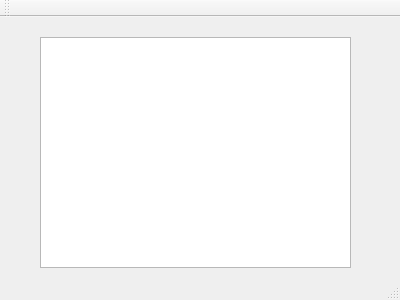
<?xml version="1.0" encoding="UTF-8"?>
<ui version="4.0">
 <class>Server</class>
 <widget class="QMainWindow" name="Server">
  <property name="geometry">
   <rect>
    <x>0</x>
    <y>0</y>
    <width>400</width>
    <height>300</height>
   </rect>
  </property>
  <property name="windowTitle">
   <string>Server</string>
  </property>
  <widget class="QWidget" name="centralWidget">
   <widget class="QTextBrowser" name="msgbox">
    <property name="geometry">
     <rect>
      <x>40</x>
      <y>20</y>
      <width>311</width>
      <height>231</height>
     </rect>
    </property>
   </widget>
  </widget>
  <widget class="QToolBar" name="mainToolBar">
   <attribute name="toolBarArea">
    <enum>TopToolBarArea</enum>
   </attribute>
   <attribute name="toolBarBreak">
    <bool>false</bool>
   </attribute>
  </widget>
  <widget class="QStatusBar" name="statusBar"/>
 </widget>
 <layoutdefault spacing="6" margin="11"/>
 <resources/>
 <connections/>
</ui>
